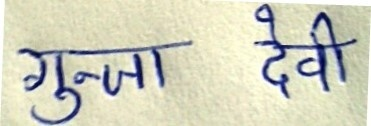
#> input picture flask based/opencv/tuts/Gunja Sign.jpg, 371 x 126 px
$ python tut2.py
#> lines starting #> are read from the running program, lines starting #| are printed output that depends on the picture
import cv2 as cv
img = cv.imread("Gunja Sign.jpg")
#> img is the input picture: shape (126, 371, 3); mean B, G, R 189.5, 208.9, 209
cv.imshow('window', img)
cv.imwrite('Gunja Sign.jpg', img)
gray = cv.cvtColor(img, cv.COLOR_BGR2GRAY)
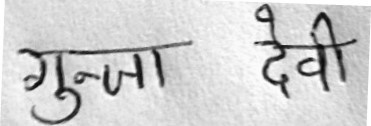
#> gray: shape (126, 371); min 7, max 255, mean 206.7
cv.imwrite("GunjaSignGray.jpg", gray)
cv.imshow('window1', gray)
cv.waitKey(0)
cv.destroyAllWindows()
